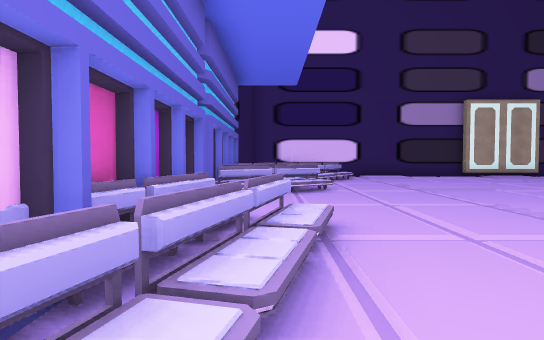
view 1 (above)

24 first-person views from a walk through a Unity game level. The camera is 1.5 m above the floor, tilts 2° down and sees 75° across. The floor is counted in squares, 2 m on a side. Each view is taken from the middle of a square. On the plan, view 1 faces up. The plan holds only what a view shows up to about 11 squares ahead; the rest is blank. The place goes on beyond the plan. The player character is not drawn. Some animated figures are left out.

view 2
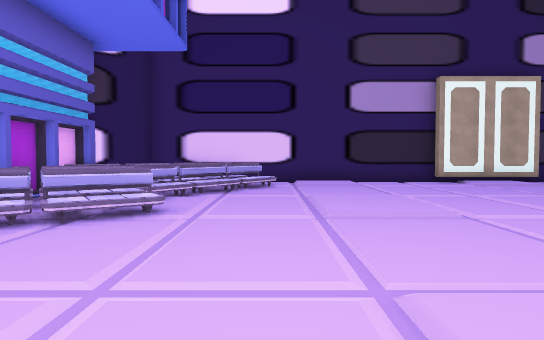

view 3
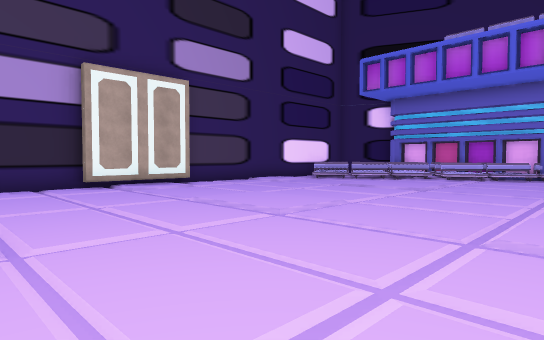

view 4
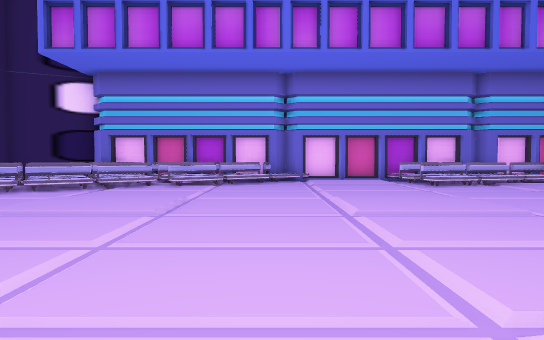

view 5
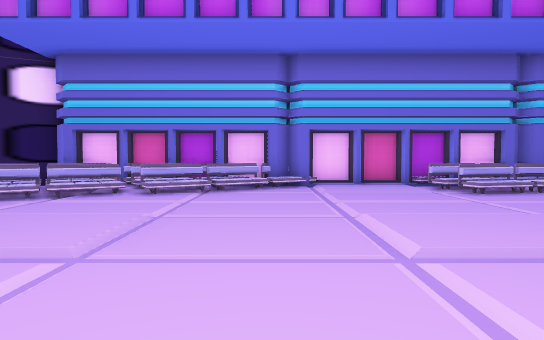

view 6
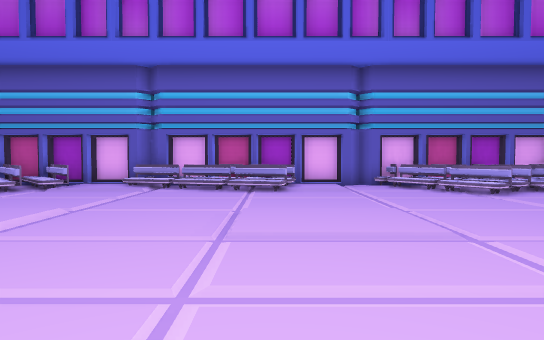

view 7
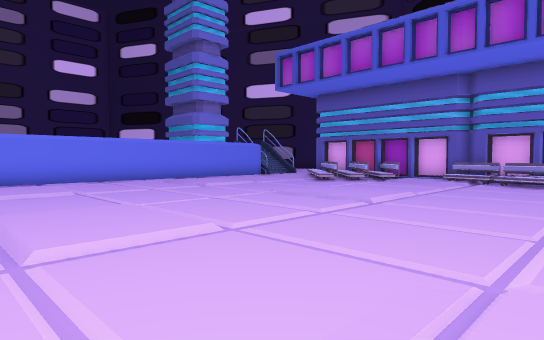

view 8
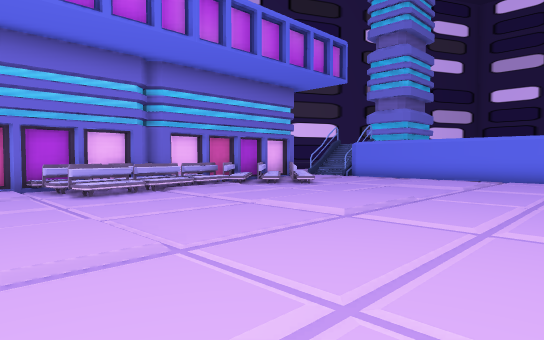

view 9
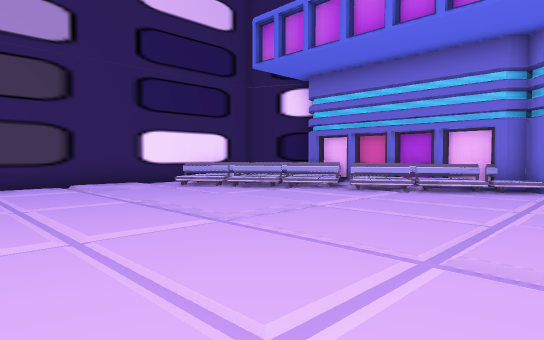

view 10
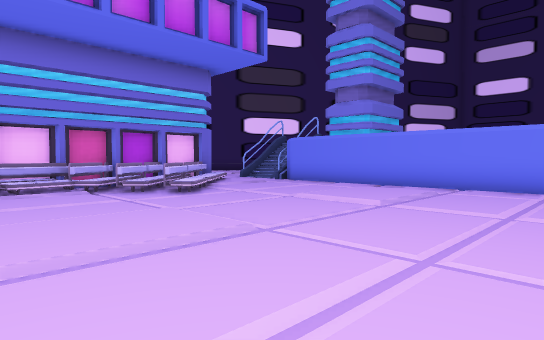

view 11
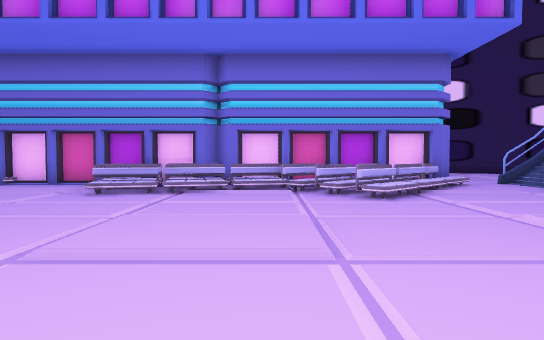

view 12
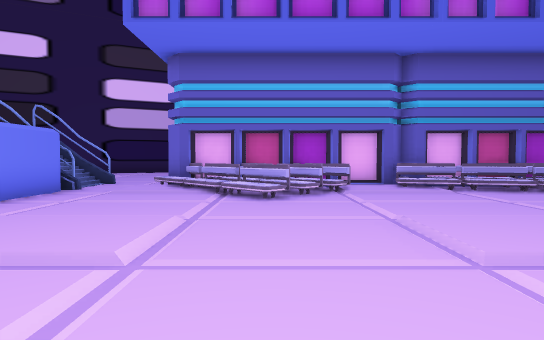

view 13
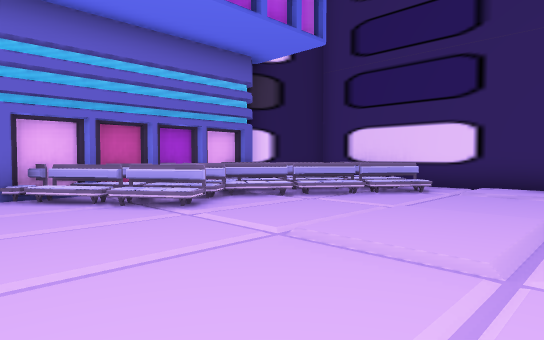

view 14
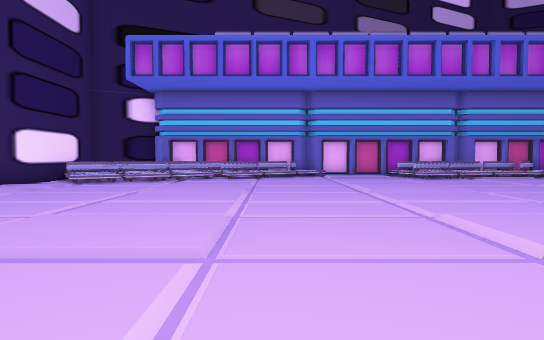

view 15
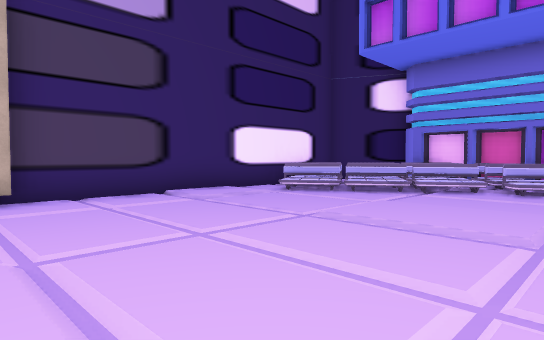

view 16
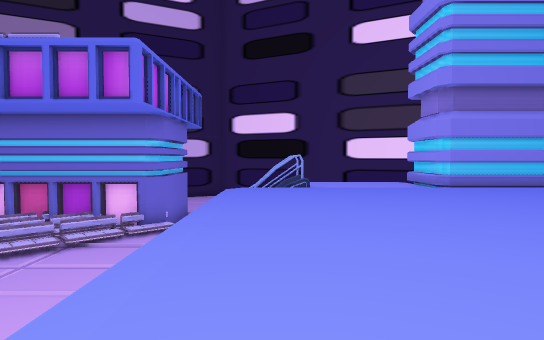

view 17
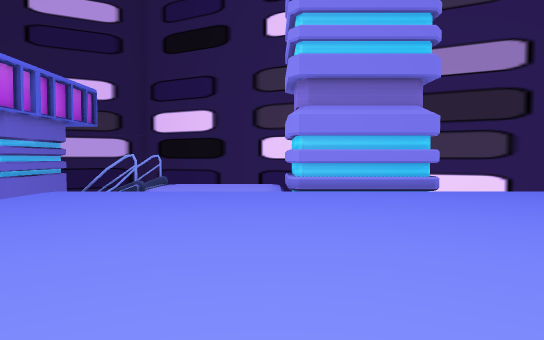

view 18
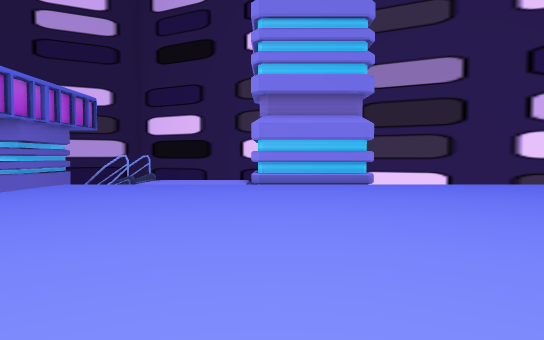

view 19
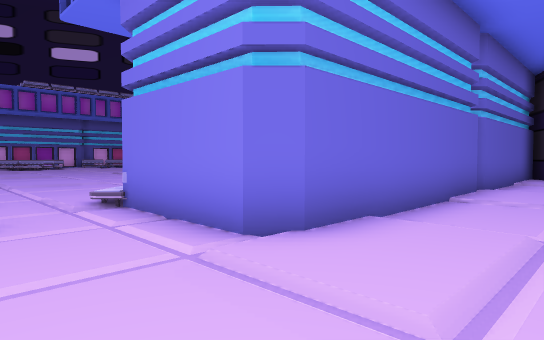

view 20
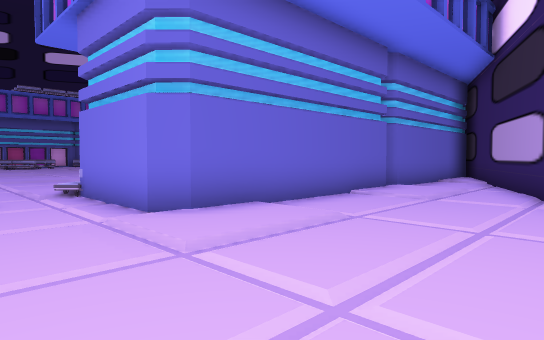

view 21
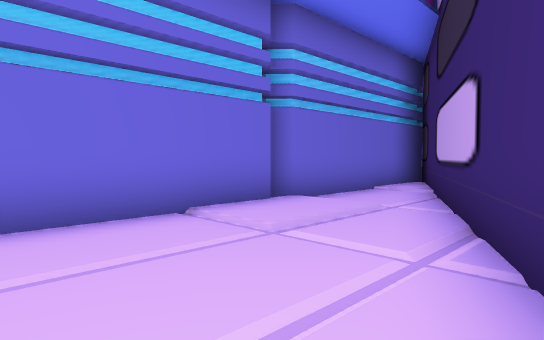

view 22
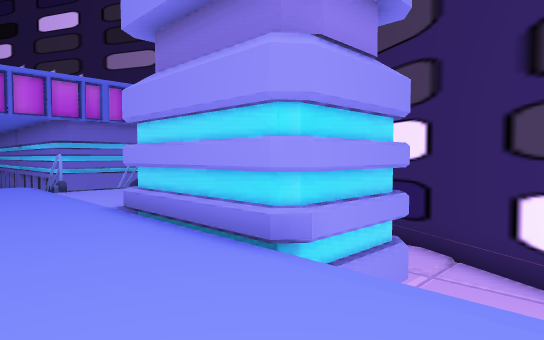

view 23
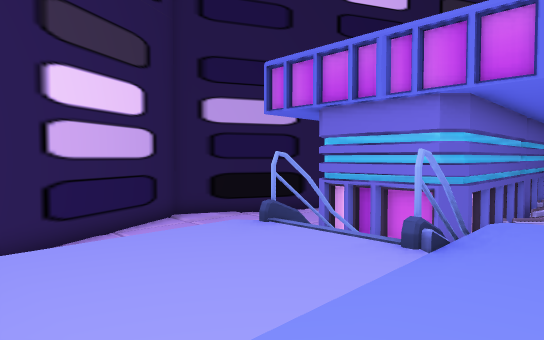

view 24
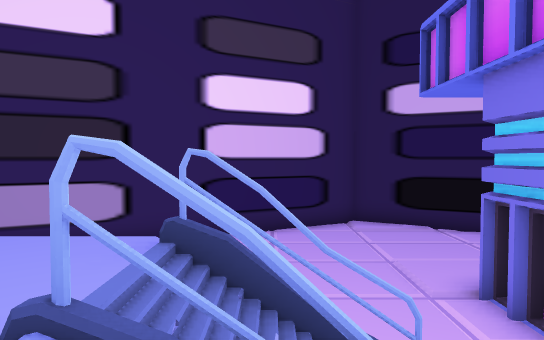

### Floor plan
Key: @ floor where view 1 was taken; # wall or solid block; . main floor; - floor 0.25 m lower than the main floor; : floor 2.75 m higher than the main floor; / step, stairs or slope; = window, fence, low wall or low ledge; ^ raised ledge; v drop or lower ground; O other object.
Columns run from 10 left of view 1 to 28 right of it. Each row starts with its distance up from view 1.
 15          ^=O#################=^
 14         ^#OOO/...-....-.../OOO#
 13         #OOOO/...-....-.../OOOv#
 12        OOOOO/....-....-..../OOOOO
 11        OO#O/--//---//---//--O/#OO
 10         O#O/-....-....-....-//OO
  9         OOOO-....-....-....-/OO
  8          OO.-....-....-....-./OO
  7         O/..-....-....-....-..O   #
  6        OO//---//---//---//---//O  ##
  5         O...-....-....-....-...O O.#
  4         OOO.-....-....-....-...O O.##
  3          OO.-....-....-....-/O#O O..#
  2          #/.-....-....-....-.OOO O..##
  1         OO/---//---//---//---OO  O//-#
  0         O#@.-....-....-....-.O#  O...##
 -1         O...-....-....-....-./#O O...-#
 -2         OOO/-....-....-....-/OOO O...-#
 -3 #.      OOOO-....-....-....-OO#OOO...-.
 -4 #---    O#O/--//---// --//---OO  O//---
 -5 ..-...OOOO/.-....-... -....-..OOOO...-.
 -6 ..-....-//..-....-... -....-../.-....-.
 -7 ..-....-....-.  .-..  -....-....-....-
 -8 #.-....-#////    /// //////////#-.... .
 -9 #---/   #//:        :::::::::/ #
-10 ##-    ///#:         ::::::::#//
-11  #     -::::          ::::::::::
-12   #    -:::          :::::::::::
-13   #     :: :        ::::::::::::
-14   #                :::::::::::
-15                     ::::::::::     .#
-16                      :::::::::   ...#
-17                       :::::::/   ..##
-18                         :::::/   ..#
-19                          ::::/

Positions as (right, up) in squares from view 1, and headings:
1: (0, 0), facing up
2: (3, 4), facing up
3: (5, 5), facing up-right
4: (9, 7), facing right
5: (11, 7), facing right
6: (9, 4), facing left
7: (11, 4), facing down-left
8: (11, 5), facing down-right
9: (11, 5), facing up-right
10: (11, 1), facing down-right
11: (11, -1), facing right
12: (8, -3), facing left
13: (6, 6), facing up-left
14: (6, 8), facing right
15: (10, 8), facing up-right
16: (10, -9), facing right
17: (11, -13), facing right
18: (9, -14), facing right
19: (26, -8), facing up-left
20: (28, -8), facing up-left
21: (28, -4), facing up-left
22: (17, -19), facing up-right
23: (1, -13), facing up-left
24: (1, -9), facing left
